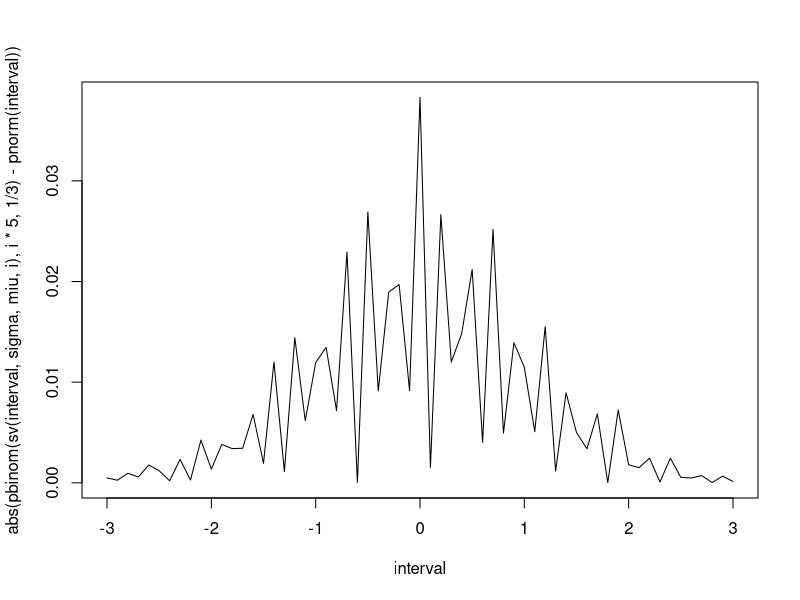
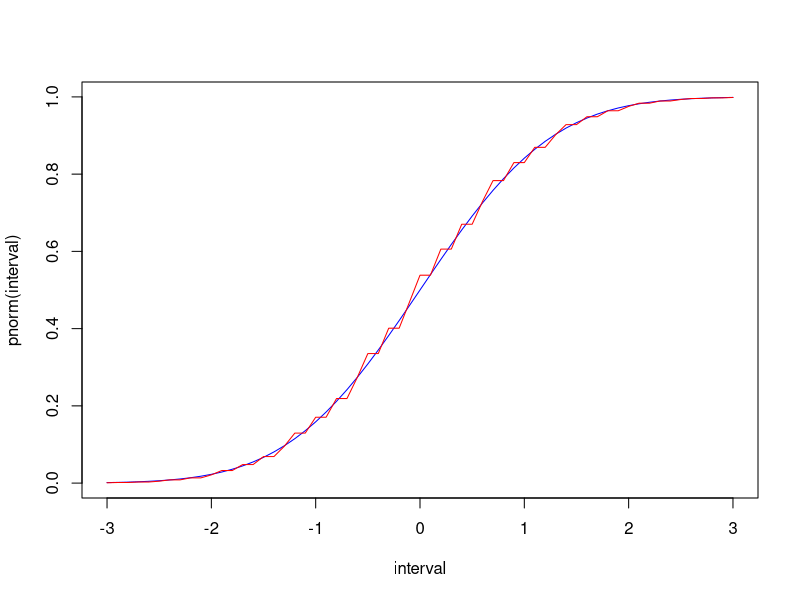
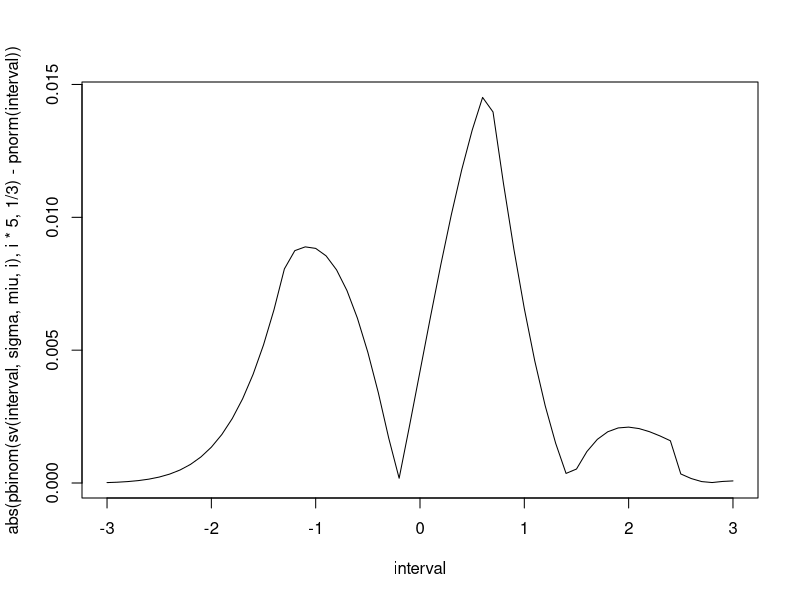
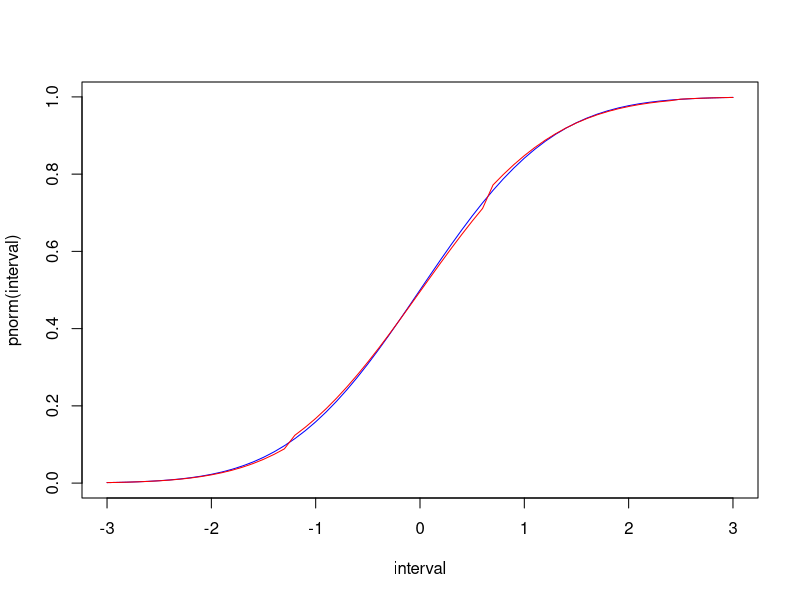
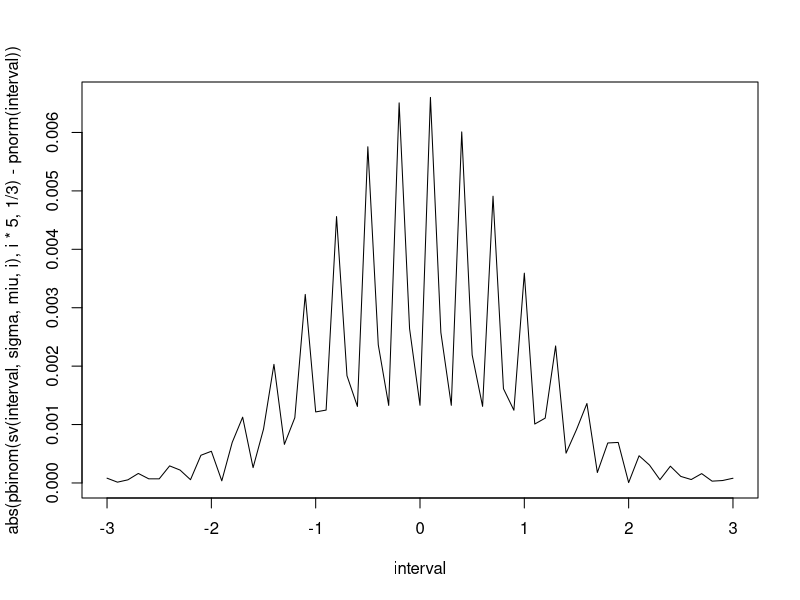
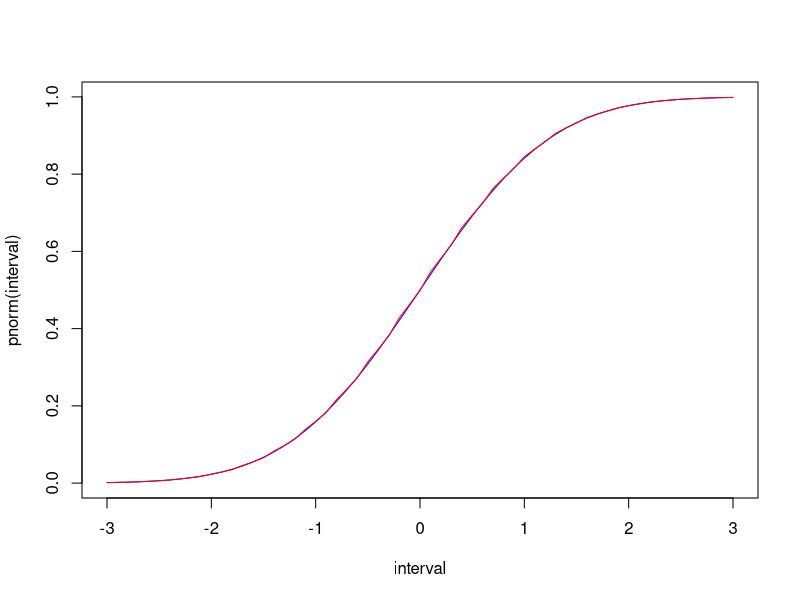
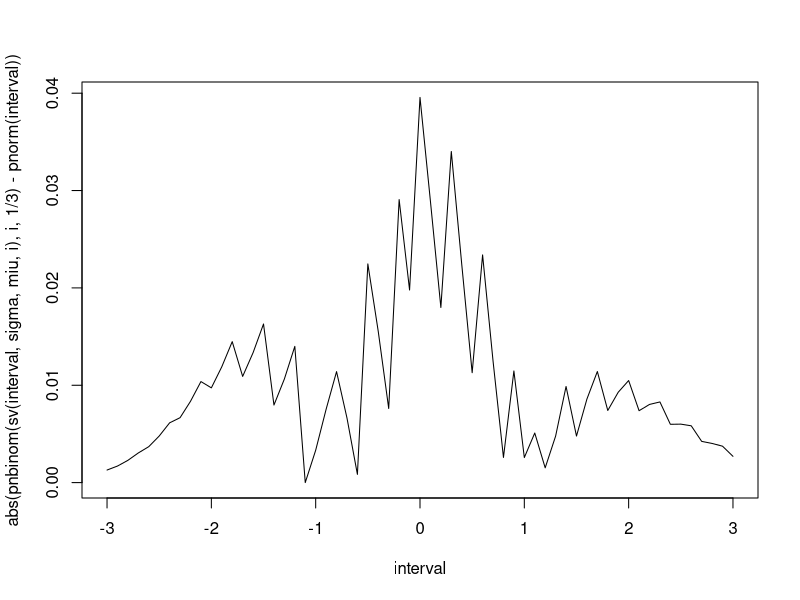
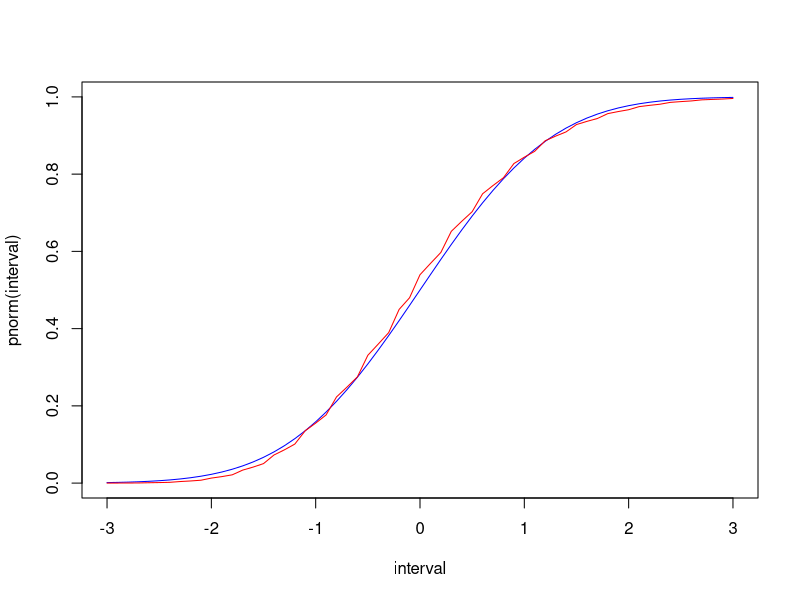

These charts were generated, in order, by the following R code:
#1

medie<-function(functie,opt,a=0,b=100){ # a si b sunt doar pt cazul opt==2, anume uniforma discreta
  if (opt==1){ #caz continuu
    
    aux<-function(x){
      return(x*functie(x))
    }
    
    return (integrate(aux,-Inf,+Inf)$value)
  }
  
  if(opt==0){ #caz discret
    x<-0:1000
    return(sum(x*functie(x)))
  }
  
  if(opt==2){
    return ((a+b)/2)
  }
  
}


varianta<-function(functie,opt,a=0,b=100){ # de adaugat si aici caz discret
  if (opt==1){ #caz continuu
    aux<-function(x){
      return(x^2*functie(x)) #formula de transport
    }
    med<-medie(functie,opt)
    return(integrate(aux,-Inf,Inf)$value-(med)^2)
  }
  if (opt==0){ # caz discret
    x<-0:1000
    aux<-function(x){
      return (x^2)
    }
    prob<-sapply(x,functie)
    xpatrat<-sapply(x,aux)
    return(sum(xpatrat*prob)-medie(functie,opt)^2)
  }
  if (opt==2){ #caz unif discreta
    n<-b-a+1
    return((n^2-1)/12)
  }
}

#2

f2<-function(functie,opt,a=0,b=100){ # de adaugat caz discret
  if (opt==1){ #caz continuu
    aux<-function(x){
      return (abs(x-medie(functie,opt))^3*functie(x))
    }
    return (integrate(aux,-Inf,+Inf)$value)
  }
  if (opt==0){ #caz discret
    x<-0:1000
    aux<-function(x){
      return (abs(x-medie(functie,opt))^3*functie(x))
    }
    return (sum(sapply(x,aux)))
  }
  
  if(opt==2){ # caz uniforma discreta
    n=b-a+1
    x<-a:b
    aux<-function(x){
      return (abs(x-medie(functie,opt,a,b))^3*1/n)
    }
    return(sum(sapply(x,aux)))
  }
  
}

#3+#5

dim<-c(30,100,1000)



#5
margine<-function(n,functie,opt,a=0,b=100){ 
  
  med<-f2(functie,opt,a,b)
  sigmaCub<-sqrt(varianta(functie,opt,a,b))^3
  return (33/4*(med/(sqrt(n)*sigmaCub)))
  
}


Binomiala<-function(x){
  return(dbinom(x,5,1/3))
}

Geometrica<-function(x){
  return(dgeom(x,1/3))
}

Poisson<-function(x){
  return(dpois(x,1/3))
}

Unifcont<-function(x){
  return (dunif(x,0,1))
}

Exponentiala<-function(x){
  return (dexp(x,1/3))
}

Gamma<-function(x){
  return (dgamma(x,shape=3,rate=4))
}

Beta<-function(x){
  return (dbeta(x,3,4))
}



marginiBin<-c()          
for (n in dim){
  marginiBin<-c(marginiBin,margine(n,Binomiala,0))
}    

marginiGeo<-c()          
for (n in dim){
  marginiGeo<-c(marginiGeo,margine(n,Geometrica,0))
}       

marginiPois<-c()          
for (n in dim){
  marginiPois<-c(marginiPois,margine(n,Poisson,0))
}    

marginiUnifcont<-c()          
for (n in dim){
  marginiUnifcont<-c(marginiUnifcont,margine(n,Unifcont,1))
}

marginiExponentiala<-c()          
for (n in dim){
  marginiExponentiala<-c(marginiExponentiala,margine(n,Exponentiala,1))
}

marginiGamma<-c()          
for (n in dim){
  marginiGamma<-c(marginiGamma,margine(n,Gamma,1))
}

marginiBeta<-c()          
for (n in dim){
  marginiBeta<-c(marginiBeta,margine(n,Beta,1))
}


denumiri<-c('Binomiala', 'Geometrica','Poisson','Unifcont','Exponentiala','Gamma','Beta')




margini30<-list()
margini30[[1]]<-marginiBin[1]
margini30[[2]]<-marginiGeo[1]        
margini30[[3]]<-marginiPois[1]
margini30[[4]]<-marginiUnifcont[1]
margini30[[5]]<-marginiExponentiala[1]          
margini30[[6]]<-marginiGamma[1]
margini30[[7]]<-marginiBeta[1]           

margini100<-list()
margini100[[1]]<-marginiBin[2]
margini100[[2]]<-marginiGeo[2]        
margini100[[3]]<-marginiPois[2]
margini100[[4]]<-marginiUnifcont[2]
margini100[[5]]<-marginiExponentiala[2]          
margini100[[6]]<-marginiGamma[2]
margini100[[7]]<-marginiBeta[2]           

margini1000<-list()
margini1000[[1]]<-marginiBin[3]
margini1000[[2]]<-marginiGeo[3]        
margini1000[[3]]<-marginiPois[3]
margini1000[[4]]<-marginiUnifcont[3]
margini1000[[5]]<-marginiExponentiala[3]          
margini1000[[6]]<-marginiGamma[3]
margini1000[[7]]<-marginiBeta[3]           



margini.data<-data.frame(
  Denumiri=(denumiri),
  Margini30=unlist(margini30),
  Margini100=unlist(margini100),
  Margini1000=unlist(margini1000),
  stringsAsFactors = FALSE
  
)

print (margini.data)    


# vreau sa fac o functie care primeste un x si face cu precizia

# repartitieEmpirica<-function(Zn,x){
#     
# }
# 
# 
# SvZ<-function(esantion,n,sigma,miu){
#    return(sqrt(n)*(mean(esantion)-miu)/sigma)
# }
# 
# precizie<-100
# 
# for (i in c(30,100,1000)){
#    domeniu<-seq(-3,3,0.1)
#    
#    Xn<-rbinom(i,5,1/3)
#    Zn<-SvZ(Xn,i,sqrt(varianta(Binomiala,0)),medie(Binomiala,0))
#    
# }



interval<-seq(-3,3,0.1)

sv<-function(x,sigma,miu,n){
  return(n*(x*sigma/sqrt(n)+miu))
}

#Binomiala
for (i in c(30,100,1000)){
  sigma<-sqrt(varianta(Binomiala,0))
  miu<-medie(Binomiala,0)
  
  plot(interval,abs(pbinom(sv(interval,sigma,miu,i),i*5,1/3)-pnorm(interval)),type='l')
  abline(h=marginiBin[1],col='red')
  abline(h=marginiBin[2],col='blue')
  abline(h=marginiBin[3],col='magenta')
  plot(interval,pnorm(interval),type='l',col='blue')
  lines(interval,pbinom(sv(interval,sigma,miu,i),i*5,1/3),col='red')
  
}


#Geometrica
for (i in c(30,100,1000)){
  sigma<-sqrt(varianta(Geometrica,0))
  miu<-medie(Geometrica,0)
  
  plot(interval,abs(pnbinom(sv(interval,sigma,miu,i),i,1/3)-pnorm(interval)),type='l')
  abline(h=marginiGeo[1],col='red')
  abline(h=marginiGeo[2],col='blue')
  abline(h=marginiGeo[3],col='magenta')
  plot(interval,pnorm(interval),type='l',col='blue')
  lines(interval,pnbinom(sv(interval,sigma,miu,i),i,1/3),col='red')
  
}


#Poission
for (i in c(30,100,1000)){
  sigma<-sqrt(varianta(Poisson,0))
  miu<-medie(Poisson,0)
  
  plot(interval,abs(ppois(sv(interval,sigma,miu,i),i*1/3)-pnorm(interval)),type='l')
  abline(h=marginiPois[1],col='red')
  abline(h=marginiPois[2],col='blue')
  abline(h=marginiPois[3],col='magenta')
  plot(interval,pnorm(interval),type='l',col='blue')
  lines(interval,ppois(sv(interval,sigma,miu,i),i*1/3),col='red')
  
}


#Exponentiala
for (i in c(30,100,1000)){
  sigma<-sqrt(varianta(Exponentiala,1))
  miu<-medie(Exponentiala,1)
  
  plot(interval,abs(pgamma(sv(interval,sigma,miu,i),i,1/3)-pnorm(interval)),type='l')
  abline(h=marginiExponentiala[1],col='red')
  abline(h=marginiExponentiala[2],col='blue')
  abline(h=marginiExponentiala[3],col='magenta')
  plot(interval,pnorm(interval),type='l',col='blue')
  lines(interval,pgamma(sv(interval,sigma,miu,i),i,1/3),col='red')
  
}


#Gamma
for (i in c(30,100,1000)){
  sigma<-sqrt(varianta(Gamma,1))
  miu<-medie(Gamma,1)
  
  plot(interval,abs(pgamma(sv(interval,sigma,miu,i),i*3,4)-pnorm(interval)),type='l')
  abline(h=marginiGamma[1],col='red')
  abline(h=marginiGamma[2],col='blue')
  abline(h=marginiGamma[3],col='magenta')
  plot(interval,pnorm(interval),type='l',col='blue')
  lines(interval,pgamma(sv(interval,sigma,miu,i),i*3,4),col='red')
  
}


comb <- function(n, x) {
  factorial(n) / (factorial(n-x)*factorial(x))
}


IrwinHall <- function(x, n){ #CDF-ul variabilei aleatoare Irwin-Hall (suma de Unif(0,1))
  s<-0
  for(k in 0:n){
    s<-s+(-1)^k*comb(n,k)*sign(x-k)*(x-k)^n
  }
  return(1/2+1/(2*factorial(n))*s)
}

#Unifcont





for (i in c(5,10,15)){ #CDF-ul Irwin-Hall este foarte volatil
  sigma<-sqrt(varianta(Unifcont,1)) #a fost necesara modificarea dimensiunilor esantionului
  miu<-medie(Unifcont,1)
  ih<-IrwinHall(sv(interval,sigma,miu,i),i)
  plot(interval,abs(ih-pnorm(interval)),type='l')
  plot(interval,pnorm(interval),type='l',col='blue')
  lines(interval,ih,col='red')
    }



#pdf aprox suma beta
aprox_suma_beta <- function(x, alfa, n) {
  a <- alfa*(alfa*n+2*n-1)/(alfa+1)
  b <- (alfa*n+2*n-1)/(alfa+1)
  return(gamma(a+b)/(n*gamma(a)*gamma(b)) * (x/n)^(a-1) * (1-x/n)^(b-1))
}


#cdf aprox suma beta
aprox_suma_beta_cdf <- function(x, alfa, n){
  return(integrate(aprox_suma_beta, 0, x, alfa=alfa, n=n)$value)
}




for (i in c(10,15,30)){
  sigma<-sqrt(varianta(Beta,1))
  miu<-medie(Beta,1)
  date<-sapply(sv(interval,sigma,miu,i),aprox_suma_beta_cdf,3,i)
  plot(interval,date-pnorm(interval),type='l')
  abline(h=marginiGamma[1],col='red')
  abline(h=marginiGamma[2],col='blue')
  abline(h=marginiGamma[3],col='magenta')
  plot(interval,pnorm(interval),type='l',col='blue')
  lines(interval,date,col='red')
  
}